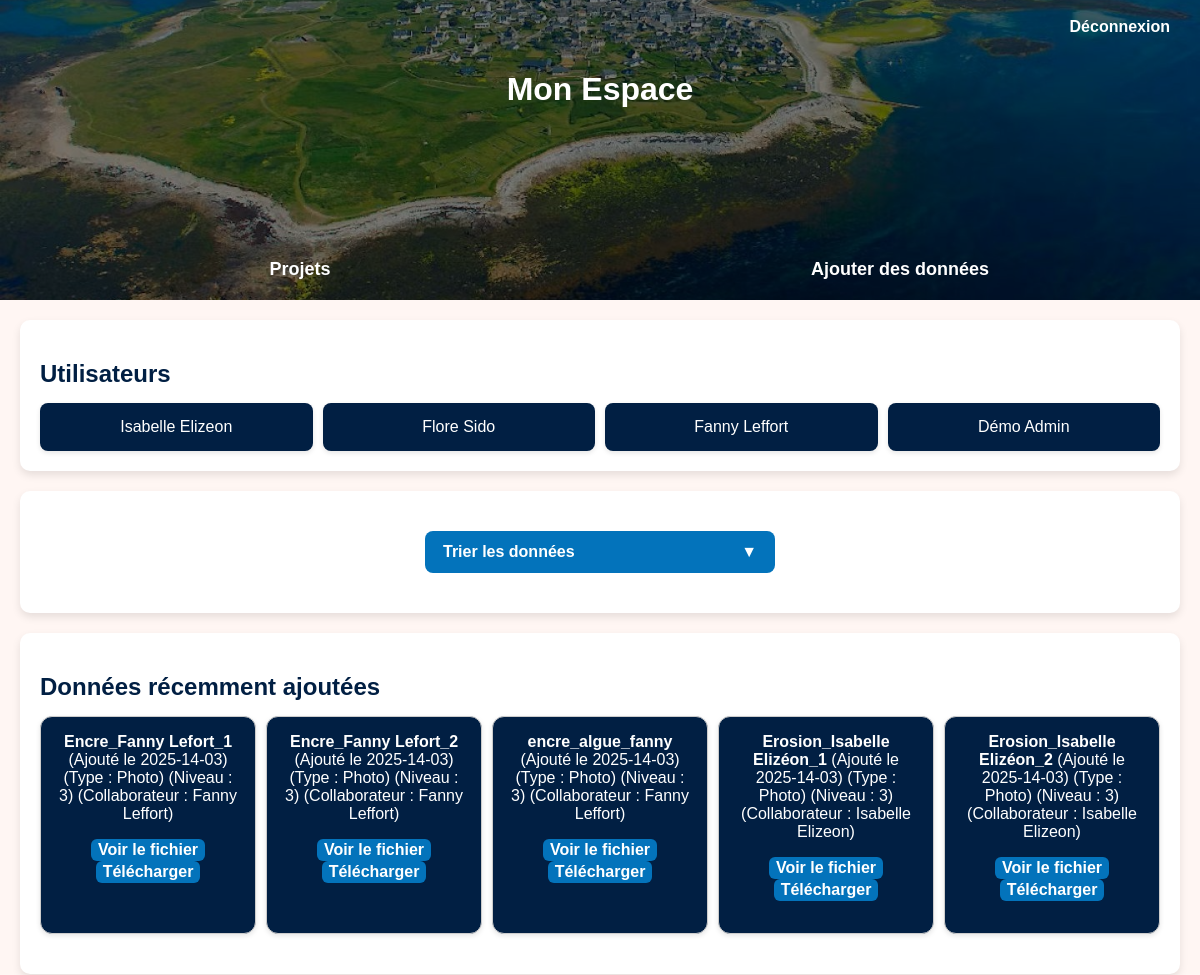
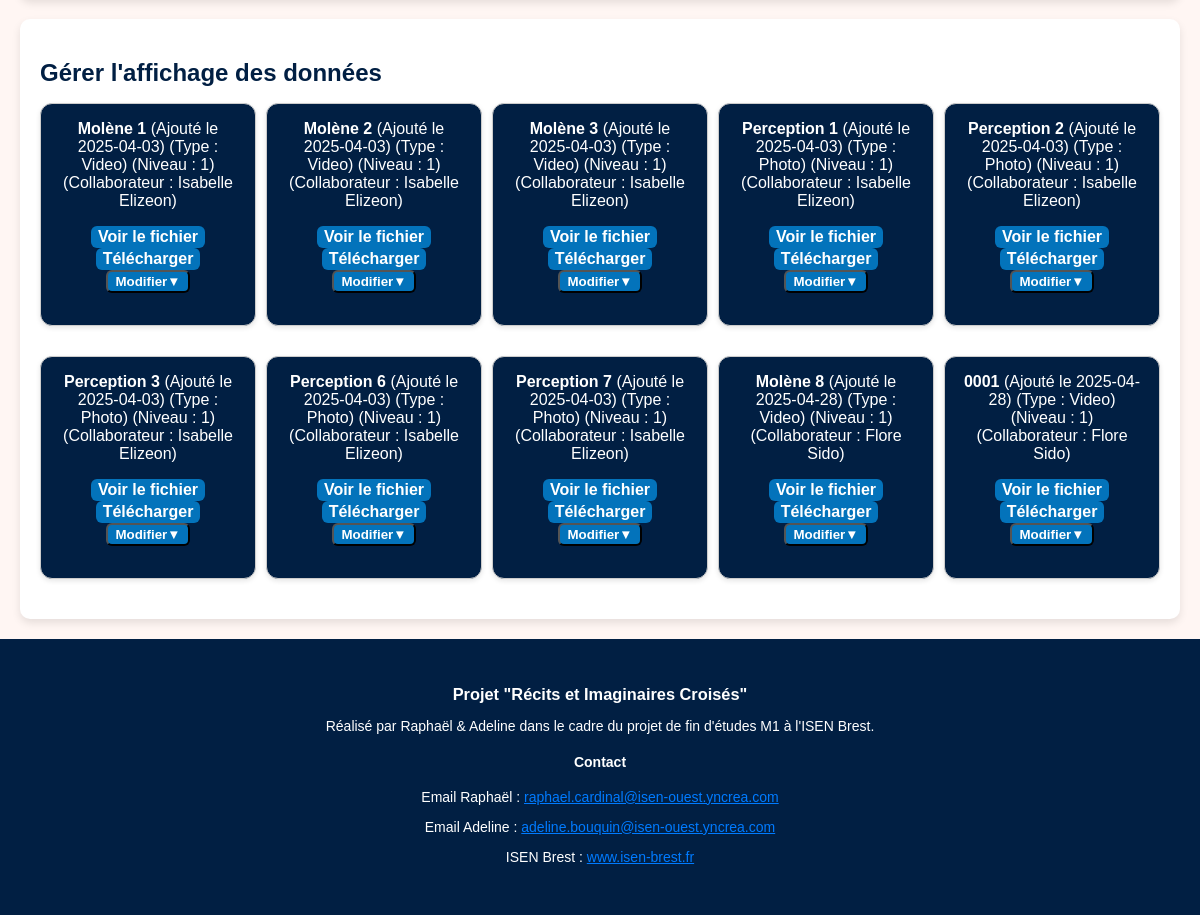
The page /PHP/mon_espace.php?order=niveau&filter=1 on the database its author committed (2 pictures, top to bottom).
### tables this page shows
CREATE TABLE `utilisateur` (
  `id_utilisateur` int(11) NOT NULL,
  `Nom` varchar(50) NOT NULL,
  `Prenom` varchar(50) NOT NULL,
  `Mail` varchar(50) NOT NULL,
  `MDP` varchar(255) NOT NULL,
  `id_fonction` int(11) NOT NULL
);

CREATE TABLE `data` (
  `id_data` int(11) NOT NULL,
  `nom` varchar(50) NOT NULL,
  `date_prise` varchar(50) NOT NULL,
  `date_ajout` varchar(50) NOT NULL,
  `chemin` varchar(255) NOT NULL,
  `id_type` int(11) NOT NULL,
  `id_niveau` int(11) NOT NULL,
  `id_utilisateur` int(11) NOT NULL
);

CREATE TABLE `type` (
  `id_type` int(11) NOT NULL,
  `fk_type` varchar(50) NOT NULL
);

### PHP/collaborateurs.php (called while the page is built, shortened)
<?php
$host = "localhost";
$username = "root";
$password = "";
$database = "data_molène";
$conn = mysqli_connect($host, $username, $password, $database);
$query = "SELECT Nom, Prenom, id_utilisateur FROM utilisateur";
$result = mysqli_query($conn, $query);
$collaborateurs = [];
while ($row = mysqli_fetch_assoc($result)) {
    $collaborateurs[] = $row;
}
?>

### PHP/types.php (called while the page is built, shortened)
<?php
$host = "localhost";
$username = "root";
$password = "";
$database = "data_molène";
$conn = mysqli_connect($host, $username, $password, $database);
$query = "SELECT id_type, fk_type FROM type ";
$result = mysqli_query($conn, $query);
$types = [];
while ($row = mysqli_fetch_assoc($result)) {
    $types[] = $row;
}
?>

### PHP/mon_espace.php (the view, shortened to what this page needs)
<?php
include('collaborateurs.php');
include('types.php');
$pdo = new PDO('mysql:host=localhost;dbname=data_molène', 'root', '');
$orderBy = "date_ajout DESC";
$whereClause = "";
if (isset($_GET['order'])) {
    switch ($_GET['order']) {
        case "niveau":
            $orderBy = "id_niveau ASC";
            break;
    }
}
if (isset($_GET['filter'])) {
    $filter = $_GET['filter'];
    if ($_GET['order'] === "niveau") {
        $whereClause = "WHERE id_niveau = " . intval($filter);
    }
}
$query = "SELECT * FROM data $whereClause ORDER BY $orderBy";
$allStmt = $pdo->query($query);
$allData = $allStmt->fetchAll(PDO::FETCH_ASSOC);
$recentStmt = $pdo->query("SELECT * FROM data ORDER BY date_ajout DESC LIMIT 5");
$recentData = $recentStmt->fetchAll(PDO::FETCH_ASSOC);
?>
<!DOCTYPE html>
<html lang="fr">
<head>
    <link rel="stylesheet" href="http://localhost/SITE_MOLENE2/CSS/mon_espace.css">
</head>
<body>
    <header>
        <h1 class="site-title">Mon Espace</h1>
        <div class="logout-link">
                <a href="http://localhost/SITE_MOLENE2/PHP/logout.php">Déconnexion</a>
        </div>
        <nav>
        <ul>
            <li><a href="http://localhost/SITE_MOLENE2/PHP/projets.php">Projets</a></li>
            <li><a href="http://localhost/SITE_MOLENE2/PHP/ajout_donnee.php" >Ajouter des données</a>
        </ul>
    </nav>
    </header>
    <section class="collaborators">
        <h2>Utilisateurs</h2>
        <div class="collab-list">
            <?php
            foreach ($collaborateurs as $collaborateur) {
                echo "<div class='collaborator'>" . htmlspecialchars($collaborateur['Prenom']) . " " . htmlspecialchars($collaborateur['Nom']) . "</div>";
            }
            ?>
        </div>
    </section>
    <section class="actions">
    <div class="sort-container">
    <button id="sortBtn">Trier les données <span>▼</span></button>
</div>
</section>
    <section class="recent-data">
    <h2>Données récemment ajoutées</h2>
    <div class="data-list">
        <?php
        if (!empty($recentData)) {
            foreach ($recentData as $data) {
                echo "<div class='data-card'>";
                echo "<strong>" . htmlspecialchars($data['nom']) . "</strong>";
                echo " (Ajouté le " . htmlspecialchars($data['date_ajout']) . ")";
                $type_nom = "Inconnu";
                foreach ($types as $type) {
                    if ($type['id_type'] == $data['id_type']) {
                        $type_nom = htmlspecialchars($type['fk_type']);
                        break;
                    }
                }
                echo " (Type : " . $type_nom . ")";
                echo " (Niveau : " . htmlspecialchars($data['id_niveau']) . ")";
                $collab_nom = "Inconnu";
                foreach ($collaborateurs as $collaborateur) {
                    if ($collaborateur['id_utilisateur'] == $data['id_utilisateur']) {
                        $collab_nom = htmlspecialchars($collaborateur['Prenom']) . " " . htmlspecialchars($collaborateur['Nom']);
                        break;
                    }
                }
                echo " (Collaborateur : " . $collab_nom . ")";
                    if (!empty($data['chemin'])) {
                        $chemin_fichier = "/site_molene2/" . ltrim($data['chemin'], '/');
                        echo "<p> <a href='" . htmlspecialchars($chemin_fichier) . "' target='_blank' class='btn'>Voir le fichier</a>";
                        echo "<a href='" . htmlspecialchars($chemin_fichier) . "' download class='btn'>Télécharger</a>";
                    }
                    echo "</div>";
                }
            } else {
                echo "<p>Aucune donnée disponible.</p>";
            }
            ?>
        </div>
    </section>
<section class="recent-data">
    <h2>Gérer l'affichage des données</h2>
    <p>
        <div class="data-list">
            <?php
            if (!empty($allData)) {
                foreach ($allData as $data) {
                    echo "<div class='data-card'>";
                    echo "<strong>" . htmlspecialchars($data['nom']) . "</strong>";
                    echo " (Ajouté le " . htmlspecialchars($data['date_ajout']) . ")";
                    $type_nom = "Inconnu";
                    foreach ($types as $type) {
                        if ($type['id_type'] == $data['id_type']) {
                            $type_nom = htmlspecialchars($type['fk_type']);
                            break;
                        }
                    }
                    echo " (Type : " . $type_nom . ")";
                    echo " (Niveau : " . htmlspecialchars($data['id_niveau']) . ")";
                    $collab_nom = "Inconnu";
                    foreach ($collaborateurs as $collaborateur) {
                        if ($collaborateur['id_utilisateur'] == $data['id_utilisateur']) {
                            $collab_nom = htmlspecialchars($collaborateur['Prenom']) . " " . htmlspecialchars($collaborateur['Nom']);
                            break;
                        }
                    }
                    echo " (Collaborateur : " . $collab_nom . ")";
                    if (!empty($data['chemin'])) {
                        $chemin_fichier = "/site_molene2/" . ltrim($data['chemin'], '/');
                        echo "<p> <a href='" . htmlspecialchars($chemin_fichier) . "' target='_blank' class='btn'>Voir le fichier</a>";
                        echo "<a href='" . htmlspecialchars($chemin_fichier) . "' download class='btn'>Télécharger</a>";
                    }
                    echo "<button onclick='toggleEditForm(" . $data['id_data'] . ")' class='btn'>Modifier<span>▼</span></button>";
                    echo "</div>";
                }
            } else {
                echo "<p>Aucune donnée disponible.</p>";
            }
            ?>
        </div>
</section>
<footer style="padding: 30px 0; text-align: center; font-size: 14px;">
    <div style="max-width: 1200px; margin: 0 auto; padding: 0 20px;">
      <h3 style="margin-bottom: 10px;">Projet "Récits et Imaginaires Croisés"</h3>
      <p>Réalisé par Raphaël & Adeline dans le cadre du projet de fin d'études M1 à l'ISEN Brest.</p>
      <div style="margin-top: 20px;">
        <h4>Contact</h4>
        <p>Email Raphaël : <a href="mailto:raphael@example.com" style="color: #007bff;">raphael.cardinal@isen-ouest.yncrea.com</a></p>
        <p>Email Adeline : <a href="mailto:adeline@example.com" style="color: #007bff;">adeline.bouquin@isen-ouest.yncrea.com</a></p>
        <p>ISEN Brest : <a href="https://isen-brest.fr" target="_blank" style="color: #007bff;">www.isen-brest.fr</a></p>
      </div>
    </div>
  </footer>
</body>
</html>

### CSS/mon_espace.css (style rules this page uses)
body { font-family: Arial, sans-serif; margin: 0; padding: 0; background-color: #FFF6F3; color: #333; }
header { position: relative; background: url('../image/ile_molene_recadrer.jpg') center/cover no-repeat; color: white; text-align: center; padding: 50px 20px; height: 200px; display: flex; flex-direction: column; justify-content: space-between; align-items: center; }
header::before { content: ""; position: absolute; top: 0; left: 0; width: 100%; height: 100%; background: rgba(0, 0, 0, 0.5); z-index: 1; }
header > * { position: relative; z-index: 2; }
.logout-link { position: absolute; top: 10px; right: 15px; padding: 8px 15px; border-radius: 5px; z-index: 3; }
.logout-link a { color: white; text-decoration: none; font-size: 16px; font-weight: bold; }
nav { position: absolute; bottom: 0; left: 50%; transform: translateX(-50%); width: 100%; padding: 10px 0; z-index: 3; }
nav ul { display: flex; justify-content: space-around; align-items: center; list-style: none; margin: 0; padding: 0; }
nav ul li { flex: 1; text-align: center; }
nav ul li a { text-decoration: none; font-size: 18px; color: white; font-weight: bold; padding: 10px 15px; display: block; transition: color 0.3s, border-bottom 0.3s; }
.collaborators, .recent-data, .actions { margin: 20px; padding: 20px; background: white; border-radius: 10px; box-shadow: 0 4px 8px rgba(0, 0, 0, 0.1); }
h2 { color: #011F43; margin-bottom: 15px; }
.collab-list, .data-list { display: flex; flex-wrap: wrap; gap: 10px; color: white; }
.collaborator, .data-card { background-color: #011F43; padding: 15px; border-radius: 8px; text-align: center; flex: 1; min-width: 150px; box-shadow: 0 2px 5px rgba(0, 0, 0, 0.1); }
.actions { display: flex; justify-content: center; align-items: center; gap: 20px; margin-top: 10px; }
.sort-container { width: 100%; max-width: 350px; margin: 20px auto; text-align: center; }
#sortBtn { display: flex; justify-content: space-between; align-items: center; width: 100%; padding: 12px 18px; background-color: #0373BB; color: white; font-size: 16px; font-weight: bold; border: none; border-radius: 8px; cursor: pointer; transition: background 0.3s ease-in-out; }
#sortBtn span { transition: transform 0.3s ease-in-out; }
.btn { display: inline-block; padding: 2px 7px; border-radius: 6px; text-decoration: none; font-weight: bold; color: white; background-color: #0373BB; transition: background 0.3s ease-in-out, transform 0.2s ease-in-out; }
.data-card { position: relative; padding: 16px; border: 1px solid #ccc; border-radius: 12px; margin-bottom: 20px; box-shadow: 0 2px 5px rgba(0,0,0,0.1); }
footer { background-color: #011F43; color: white; padding: 20px 0; }

### rows shown on the page
utilisateur: Prenom "Isabelle", Nom "Elizeon"
utilisateur: Prenom "Flore", Nom "Sido"
utilisateur: Prenom "Fanny", Nom "Leffort"
utilisateur: Prenom "Démo", Nom "Admin"
data: nom "Encre_Fanny Lefort_1", date_ajout "2025-14-03", id_type.fk_type "Photo", id_niveau "3", id_utilisateur.Nom "Fanny Leffort"
data: nom "Encre_Fanny Lefort_2", date_ajout "2025-14-03", id_type.fk_type "Photo", id_niveau "3", id_utilisateur.Nom "Fanny Leffort"
data: nom "encre_algue_fanny", date_ajout "2025-14-03", id_type.fk_type "Photo", id_niveau "3", id_utilisateur.Nom "Fanny Leffort"
data: nom "Erosion_Isabelle Elizéon_1", date_ajout "2025-14-03", id_type.fk_type "Photo", id_niveau "3", id_utilisateur.Nom "Isabelle Elizeon"
data: nom "Erosion_Isabelle Elizéon_2", date_ajout "2025-14-03", id_type.fk_type "Photo", id_niveau "3", id_utilisateur.Nom "Isabelle Elizeon"
data: nom "Molène 1", date_ajout "2025-04-03", id_type.fk_type "Video", id_niveau "1", id_utilisateur.Nom "Isabelle Elizeon"
data: nom "Molène 2", date_ajout "2025-04-03", id_type.fk_type "Video", id_niveau "1", id_utilisateur.Nom "Isabelle Elizeon"
data: nom "Molène 3", date_ajout "2025-04-03", id_type.fk_type "Video", id_niveau "1", id_utilisateur.Nom "Isabelle Elizeon"
data: nom "Perception 1", date_ajout "2025-04-03", id_type.fk_type "Photo", id_niveau "1", id_utilisateur.Nom "Isabelle Elizeon"
data: nom "Perception 2", date_ajout "2025-04-03", id_type.fk_type "Photo", id_niveau "1", id_utilisateur.Nom "Isabelle Elizeon"
data: nom "Perception 3", date_ajout "2025-04-03", id_type.fk_type "Photo", id_niveau "1", id_utilisateur.Nom "Isabelle Elizeon"
data: nom "Perception 6", date_ajout "2025-04-03", id_type.fk_type "Photo", id_niveau "1", id_utilisateur.Nom "Isabelle Elizeon"
data: nom "Perception 7", date_ajout "2025-04-03", id_type.fk_type "Photo", id_niveau "1", id_utilisateur.Nom "Isabelle Elizeon"
data: nom "Molène 8", date_ajout "2025-04-28", id_type.fk_type "Video", id_niveau "1", id_utilisateur.Nom "Flore Sido"
data: nom "0001", date_ajout "2025-04-28", id_type.fk_type "Video", id_niveau "1", id_utilisateur.Nom "Flore Sido"
